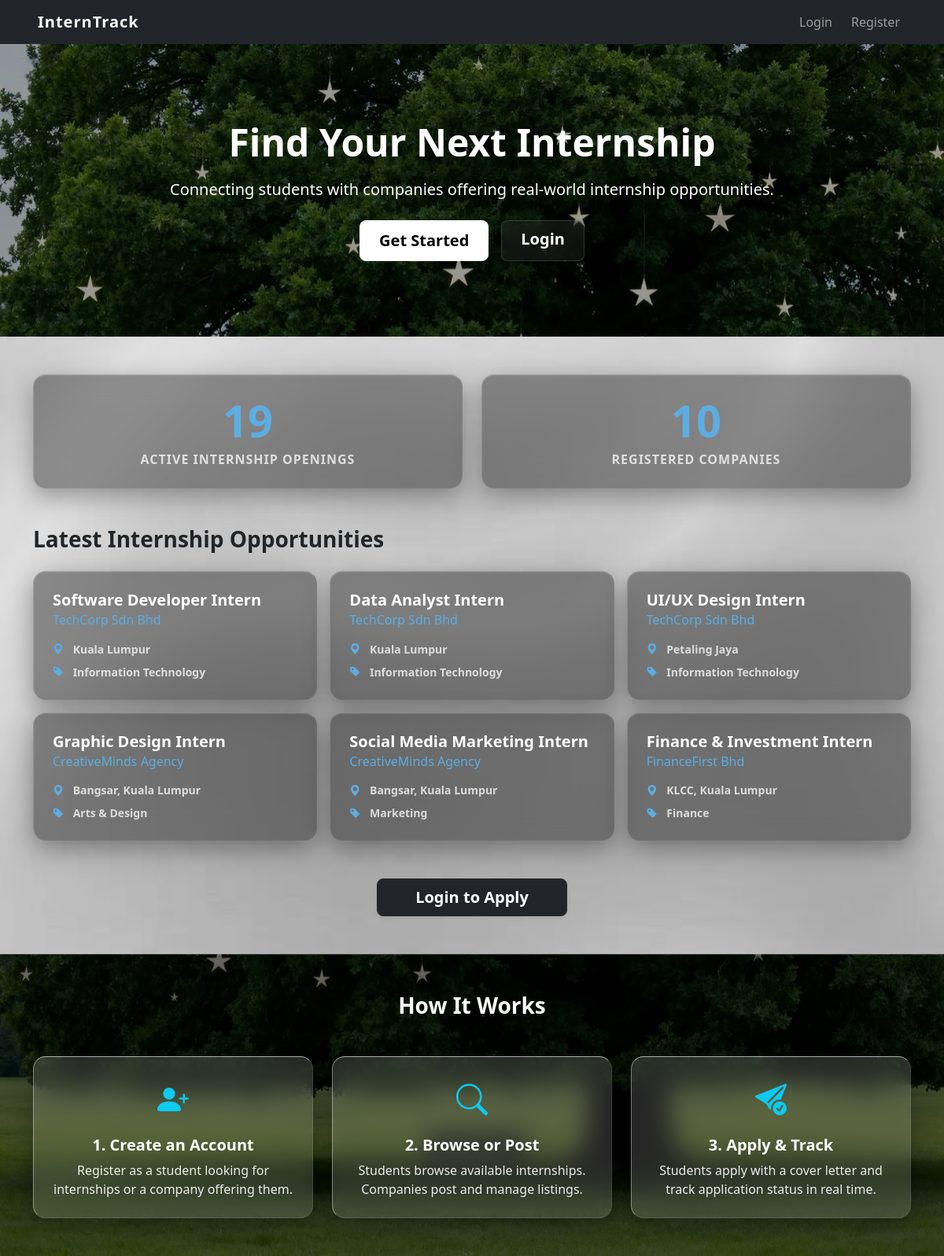
The page / on the database its author committed.
### tables this page shows
CREATE TABLE `jobs` (
  `id` int(11) NOT NULL,
  `company_id` int(11) NOT NULL,
  `title` varchar(150) NOT NULL,
  `description` text DEFAULT NULL,
  `location` varchar(100) DEFAULT NULL,
  `field` varchar(100) DEFAULT NULL,
  `status` enum('active','closed') DEFAULT 'active',
  `created_at` timestamp NOT NULL DEFAULT current_timestamp(),
  `allowance` decimal(10,2) DEFAULT 0.00
);

CREATE TABLE `users` (
  `id` int(11) NOT NULL,
  `name` varchar(100) NOT NULL,
  `email` varchar(100) NOT NULL,
  `password` varchar(255) NOT NULL,
  `role` enum('student','company','admin') NOT NULL,
  `phone` varchar(20) DEFAULT NULL,
  `bio` text DEFAULT NULL,
  `profile_picture` varchar(255) DEFAULT NULL,
  `description` text DEFAULT NULL,
  `website` varchar(150) DEFAULT NULL,
  `resume` varchar(255) DEFAULT NULL,
  `created_at` timestamp NOT NULL DEFAULT current_timestamp(),
  `approval_status` varchar(50) DEFAULT 'pending',
  `academic_info` text DEFAULT NULL,
  `industry` varchar(100) DEFAULT NULL,
  `skills` text DEFAULT NULL
);

### index.php (the view, shortened to what this page needs)
<?php
include 'config/db_connect.php';
include 'includes/header.php';
include 'includes/navbar.php';
$jobs = mysqli_fetch_assoc(mysqli_query($conn, "SELECT COUNT(*) AS total FROM jobs WHERE status = 'active'"));
$companies = mysqli_fetch_assoc(mysqli_query($conn, "SELECT COUNT(*) AS total FROM users WHERE role = 'company'"));
$latest_jobs = mysqli_query($conn, "SELECT j.title, j.location, j.field, u.name AS company_name
    FROM jobs j
    JOIN users u ON j.company_id = u.id
    WHERE j.status = 'active'
    ORDER BY j.created_at DESC LIMIT 6");
?>
<div class="hero-section text-white py-5">
    <div class="container text-center py-5">
        <h1 class="display-5 fw-bold mb-3">Find Your Next Internship</h1>
        <p class="lead mb-4">Connecting students with companies offering real-world internship opportunities.</p>
        <div class="d-flex justify-content-center gap-3">
            <a href="auth/register.php" class="btn btn-glass-white btn-lg px-4" style="border-radius: 8px !important;">Get Started</a>
            <a href="auth/login.php" class="btn btn-glass-secondary btn-lg px-4" style="border-radius: 8px !important;">Login</a>
        </div>
    </div>
</div>
<div class="container py-5">
    <div class="row text-center g-4 mb-5">
        <div class="col-md-6">
            <div class="dark-glass-card shadow-sm h-100 p-4">
                <div class="card-body">
                    <h2 class="fw-bold mb-1" style="color: #5dade2 !important; font-size: 3.5rem;"><?= (int)$jobs['total'] ?></h2>
                    <p class="text-white-50 mb-0 fw-bold text-uppercase" style="letter-spacing: 1px;">Active Internship Openings</p>
                </div>
            </div>
        </div>
        <div class="col-md-6">
            <div class="dark-glass-card shadow-sm h-100 p-4">
                <div class="card-body">
                    <h2 class="fw-bold mb-1" style="color: #5dade2 !important; font-size: 3.5rem;"><?= (int)$companies['total'] ?></h2>
                    <p class="text-white-50 mb-0 fw-bold text-uppercase" style="letter-spacing: 1px;">Registered Companies</p>
                </div>
            </div>
        </div>
    </div>
    <h3 class="mb-4 fw-bold text-dark">Latest Internship Opportunities</h3>
    <?php if (mysqli_num_rows($latest_jobs) === 0): ?>
        <div class="alert bg-transparent border border-dark text-dark fw-bold text-center py-4">No internships posted yet. Check back soon!</div>
    <?php else: ?>
        <div class="row g-3 mb-4">
            <?php while ($job = mysqli_fetch_assoc($latest_jobs)): ?>
                <div class="col-md-6 col-lg-4">
                    <div class="dark-glass-card h-100 shadow-sm p-4">
                        <div class="card-body p-0">
                            <h5 class="card-title fw-bold text-white mb-1"><?= htmlspecialchars($job['title']) ?></h5>
                            <h6 class="card-subtitle mb-3" style="color: #5dade2 !important;"><?= htmlspecialchars($job['company_name']) ?></h6>
                            <ul class="list-unstyled small text-white-50 mb-0 fw-semibold">
                                <?php if ($job['location']): ?>
                                    <li class="mb-2"><i class="bi bi-geo-alt-fill me-2" style="color: #5dade2;"></i> <?= htmlspecialchars($job['location']) ?></li>
                                <?php endif; ?>
                                <?php if ($job['field']): ?>
                                    <li><i class="bi bi-tag-fill me-2" style="color: #5dade2;"></i> <?= htmlspecialchars($job['field']) ?></li>
                                <?php endif; ?>
                            </ul>
                        </div>
                    </div>
                </div>
            <?php endwhile; ?>
        </div>
        <div class="text-center mt-5">
            <a href="auth/login.php" class="btn btn-dark btn-lg px-5 py-2 shadow-sm fw-bold" style="border-radius: 8px !important;">Login to Apply</a>
        </div>
    <?php endif; ?>
</div>
<div class="bottom-tree-section">
    <div class="py-5" style="border-top: 1px solid rgba(255,255,255,0.2);">
        <div class="container">
            <h3 class="text-center mb-5 fw-bold text-white">How It Works</h3>
            <div class="row text-center g-4">
                <div class="col-md-4">
                    <div class="light-glass-card p-4 h-100">
                        <div class="mb-3"><i class="bi bi-person-plus-fill fs-1 text-info"></i></div>
                        <h5 class="fw-bold text-white">1. Create an Account</h5>
                        <p class="text-white mb-0" style="opacity: 0.9;">Register as a student looking for internships or a company offering them.</p>
                    </div>
                </div>
                <div class="col-md-4">
                    <div class="light-glass-card p-4 h-100">
                        <div class="mb-3"><i class="bi bi-search fs-1 text-info"></i></div>
                        <h5 class="fw-bold text-white">2. Browse or Post</h5>
                        <p class="text-white mb-0" style="opacity: 0.9;">Students browse available internships. Companies post and manage listings.</p>
                    </div>
                </div>
                <div class="col-md-4">
                    <div class="light-glass-card p-4 h-100">
                        <div class="mb-3"><i class="bi bi-send-check-fill fs-1 text-info"></i></div>
                        <h5 class="fw-bold text-white">3. Apply & Track</h5>
                        <p class="text-white mb-0" style="opacity: 0.9;">Students apply with a cover letter and track application status in real time.</p>
                    </div>
                </div>
            </div>
        </div>
    </div>
        <?php include 'includes/footer.php'; ?>

### assets/css/style.css (style rules this page uses)
body { background-color: #f8f9fa; }

### assets/css/admin.css (style rules this page uses)
.btn-glass-white { background: #ffffff !important; backdrop-filter: none !important; -webkit-backdrop-filter: none !important; border: 1px solid #ffffff !important; color: #000000 !important; padding: 10px 25px; font-weight: 600; transition: all 0.3s cubic-bezier(0.16, 1, 0.3, 1); text-shadow: none !important; }
.btn-glass-secondary { background: rgba(255, 255, 255, 0.05); color: #ffffff; border: 1px solid rgba(255, 255, 255, 0.2); font-weight: 600; transition: all 0.3s ease; }
.text-muted, .text-white-50 { color: rgba(255, 255, 255, 0.75) !important; }
.glass-input, .glass-select, .btn-glass-primary, .btn-glass-secondary { background: rgba(255, 255, 255, 0.15) !important; backdrop-filter: blur(12px); -webkit-backdrop-filter: blur(12px); border: 1px solid rgba(255, 255, 255, 0.25) !important; color: #ffffff !important; box-shadow: 0 4px 6px rgba(0, 0, 0, 0.2) !important; border-radius: 8px; }

### assets/css/student.css (style rules this page uses)
body { background-image: url('../images/IMG_3339.JPG.jpeg'); background-size: cover; background-position: center; background-attachment: fixed; color: #ffffff; min-height: 100vh; }
.btn-glass-white { background: #ffffff !important; backdrop-filter: none !important; -webkit-backdrop-filter: none !important; border: 1px solid #ffffff !important; color: #000000 !important; padding: 10px 25px; font-weight: 600; transition: all 0.3s cubic-bezier(0.16, 1, 0.3, 1); text-shadow: none !important; }
.btn-glass-secondary { background: rgba(255, 255, 255, 0.05); color: #ffffff; border: 1px solid rgba(255, 255, 255, 0.2); font-weight: 600; transition: all 0.3s ease; }
.glass-input, .glass-select, .btn-glass-primary, .btn-glass-secondary { background: rgba(255, 255, 255, 0.15) !important; backdrop-filter: blur(12px); -webkit-backdrop-filter: blur(12px); border: 1px solid rgba(255, 255, 255, 0.25) !important; color: #ffffff !important; box-shadow: 0 4px 6px rgba(0, 0, 0, 0.2) !important; border-radius: 8px; }
.btn-glass-secondary { color: #ffffff !important; border: 1px solid rgba(255, 255, 255, 0.15) !important; background: rgba(255, 255, 255, 0.05) !important; }

### index.php (style rules this page uses)
body.homepage { background: url('assets/images/Homepage_bg.JPG.jpeg?v=1') no-repeat center center fixed !important; background-size: cover !important; }
.hero-section { background: url('assets/images/Hompage_header.JPG.jpeg?v=1') no-repeat center top !important; background-size: cover !important; box-shadow: inset 0 0 0 2000px rgba(0, 0, 0, 0.4); }
.bottom-tree-section { background: url('assets/images/Hompage_header.JPG.jpeg?v=1') no-repeat center bottom !important; background-size: cover !important; box-shadow: inset 0 0 0 2000px rgba(0, 0, 0, 0.6) !important; color: #ffffff !important; }
.dark-glass-card { background: rgba(15, 15, 15, 0.40) !important; backdrop-filter: blur(16px) saturate(120%) !important; -webkit-backdrop-filter: blur(16px) saturate(120%) !important; border-top: 1px solid rgba(255, 255, 255, 0.25) !important; border-left: 1px solid rgba(255, 255, 255, 0.15) !important; border-right: 1px solid rgba(255, 255, 255, 0.05) !important; border-bottom: 1px solid rgba(255, 255, 255, 0.05) !important; border-radius: 16px !important; box-shadow: 0 10px 32px 0 rgba(0, 0, 0, 0.35), inset 0 1px 2px rgba(255, 255, 255, 0.1) !important; color: #ffffff !important; transition: transform 0.3s ease, box-shadow 0.3s ease, background 0.3s ease; }
.light-glass-card { background: rgba(255, 255, 255, 0.15) !important; backdrop-filter: blur(16px) saturate(120%) !important; -webkit-backdrop-filter: blur(16px) saturate(120%) !important; border-top: 1px solid rgba(255, 255, 255, 0.6) !important; border-left: 1px solid rgba(255, 255, 255, 0.4) !important; border-right: 1px solid rgba(255, 255, 255, 0.1) !important; border-bottom: 1px solid rgba(255, 255, 255, 0.1) !important; border-radius: 16px !important; box-shadow: 0 8px 32px 0 rgba(0, 0, 0, 0.3) !important; color: #ffffff !important; transition: transform 0.3s ease, box-shadow 0.3s ease, background 0.3s ease; }

### rows shown on the page
jobs: title "Software Developer Intern", company.name "TechCorp Sdn Bhd", location "Kuala Lumpur", field "Information Technology"
jobs: title "Data Analyst Intern", company.name "TechCorp Sdn Bhd", location "Kuala Lumpur", field "Information Technology"
jobs: title "UI/UX Design Intern", company.name "TechCorp Sdn Bhd", location "Petaling Jaya", field "Information Technology"
jobs: title "Graphic Design Intern", company.name "CreativeMinds Agency", location "Bangsar, Kuala Lumpur", field "Arts & Design"
jobs: title "Social Media Marketing Intern", company.name "CreativeMinds Agency", location "Bangsar, Kuala Lumpur", field "Marketing"
jobs: title "Finance & Investment Intern", company.name "FinanceFirst Bhd", location "KLCC, Kuala Lumpur", field "Finance"

### other values the page prints
$jobs['total'] "19"
$companies['total'] "10"
